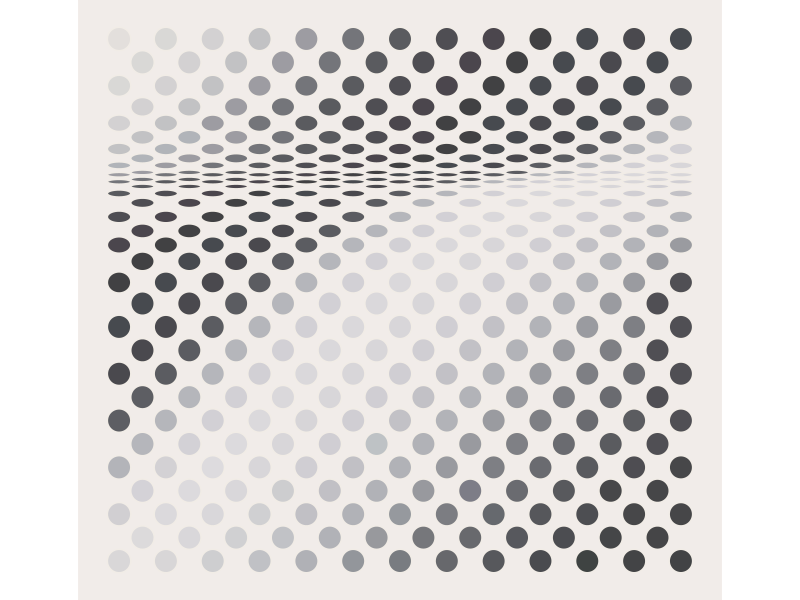

Write the R code that produced this figure.
library(ggplot2)
library(ggforce)

# https://www.tate.org.uk/art/artworks/riley-hesitate-t04132
# Bridget Riley
# Hesitate
# 2020

ggplot() +

  # even rows (when a = 1 for first 12 rows)
  # x: start with 0 and go to 48 by 4
  # y: start with 0 and goes to _ by 4
  geom_ellipse(aes(x0 = 0, y0 = 0, a = 1, b = 1, angle = pi),  fill = "#D9D7D8", color = "#F1ECE6") +
  geom_ellipse(aes(x0 = 4, y0 = 0, a = 1, b = 1, angle = pi),  fill = "#D8D6D7", color = "#F1ECE6") +
  geom_ellipse(aes(x0 = 8, y0 = 0, a = 1, b = 1, angle = pi),  fill = "#CECED0", color = "#F1ECE6") +
  geom_ellipse(aes(x0 = 12, y0 = 0, a = 1, b = 1, angle = pi), fill = "#C0C1C5", color = "#F1ECE6") +
  geom_ellipse(aes(x0 = 16, y0 = 0, a = 1, b = 1, angle = pi), fill = "#B0B1B6", color = "#F1ECE6") +
  geom_ellipse(aes(x0 = 20, y0 = 0, a = 1, b = 1, angle = pi), fill = "#93969B", color = "#F1ECE6") +
  geom_ellipse(aes(x0 = 24, y0 = 0, a = 1, b = 1, angle = pi), fill = "#797C81", color = "#F1ECE6") +
  geom_ellipse(aes(x0 = 28, y0 = 0, a = 1, b = 1, angle = pi), fill = "#67686C", color = "#F1ECE6") +
  geom_ellipse(aes(x0 = 32, y0 = 0, a = 1, b = 1, angle = pi), fill = "#57585C", color = "#F1ECE6") +
  geom_ellipse(aes(x0 = 36, y0 = 0, a = 1, b = 1, angle = pi), fill = "#4A4B4F", color = "#F1ECE6") +
  geom_ellipse(aes(x0 = 40, y0 = 0, a = 1, b = 1, angle = pi), fill = "#3F4342", color = "#F1ECE6") +
  geom_ellipse(aes(x0 = 44, y0 = 0, a = 1, b = 1, angle = pi), fill = "#434446", color = "#F1ECE6") +
  geom_ellipse(aes(x0 = 48, y0 = 0, a = 1, b = 1, angle = pi), fill = "#424345", color = "#F1ECE6") +

  # odd rows (when a = 1 for first 12 rows)
  # x: start with 2 and go to 48 by 4
  # y: start with 2 and goes to _ by 4
  geom_ellipse(aes(x0 = 2, y0 = 2, a = 1, b = 1, angle = pi),  fill = "#DCDADB", color = "#F1ECE6") +
  geom_ellipse(aes(x0 = 6, y0 = 2, a = 1, b = 1, angle = pi),  fill = "#D9D7DA", color = "#F1ECE6") +
  geom_ellipse(aes(x0 = 10, y0 = 2, a = 1, b = 1, angle = pi), fill = "#D0D0D2", color = "#F1ECE6") +
  geom_ellipse(aes(x0 = 14, y0 = 2, a = 1, b = 1, angle = pi), fill = "#C1C2C6", color = "#F1ECE6") +
  geom_ellipse(aes(x0 = 18, y0 = 2, a = 1, b = 1, angle = pi), fill = "#B1B2B7", color = "#F1ECE6") +
  geom_ellipse(aes(x0 = 22, y0 = 2, a = 1, b = 1, angle = pi), fill = "#98999D", color = "#F1ECE6") +
  geom_ellipse(aes(x0 = 26, y0 = 2, a = 1, b = 1, angle = pi), fill = "#76777B", color = "#F1ECE6") +
  geom_ellipse(aes(x0 = 30, y0 = 2, a = 1, b = 1, angle = pi), fill = "#68696D", color = "#F1ECE6") +
  geom_ellipse(aes(x0 = 34, y0 = 2, a = 1, b = 1, angle = pi), fill = "#57585D", color = "#F1ECE6") +
  geom_ellipse(aes(x0 = 38, y0 = 2, a = 1, b = 1, angle = pi), fill = "#4C4D51", color = "#F1ECE6") +
  geom_ellipse(aes(x0 = 42, y0 = 2, a = 1, b = 1, angle = pi), fill = "#454648", color = "#F1ECE6") +
  geom_ellipse(aes(x0 = 46, y0 = 2, a = 1, b = 1, angle = pi), fill = "#454547", color = "#F1ECE6") +

  geom_ellipse(aes(x0 = 0, y0 = 4, a = 1, b = 1,  angle = pi), fill = "#D1CFD2", color = "#F1ECE6") +
  geom_ellipse(aes(x0 = 4, y0 = 4, a = 1, b = 1,  angle = pi), fill = "#DBD9DC", color = "#F1ECE6") +
  geom_ellipse(aes(x0 = 8, y0 = 4, a = 1, b = 1,  angle = pi), fill = "#D9D7DA", color = "#F1ECE6") +
  geom_ellipse(aes(x0 = 12, y0 = 4, a = 1, b = 1, angle = pi), fill = "#D0D0D2", color = "#F1ECE6") +
  geom_ellipse(aes(x0 = 16, y0 = 4, a = 1, b = 1, angle = pi), fill = "#C1C0C5", color = "#F1ECE6") +
  geom_ellipse(aes(x0 = 20, y0 = 4, a = 1, b = 1, angle = pi), fill = "#B1B2B7", color = "#F1ECE6") +
  geom_ellipse(aes(x0 = 24, y0 = 4, a = 1, b = 1, angle = pi), fill = "#96999E", color = "#F1ECE6") +
  geom_ellipse(aes(x0 = 28, y0 = 4, a = 1, b = 1, angle = pi), fill = "#7C7D82", color = "#F1ECE6") +
  geom_ellipse(aes(x0 = 32, y0 = 4, a = 1, b = 1, angle = pi), fill = "#66696E", color = "#F1ECE6") +
  geom_ellipse(aes(x0 = 36, y0 = 4, a = 1, b = 1, angle = pi), fill = "#56575B", color = "#F1ECE6") +
  geom_ellipse(aes(x0 = 40, y0 = 4, a = 1, b = 1, angle = pi), fill = "#4D4E52", color = "#F1ECE6") +
  geom_ellipse(aes(x0 = 44, y0 = 4, a = 1, b = 1, angle = pi), fill = "#474749", color = "#F1ECE6") +
  geom_ellipse(aes(x0 = 48, y0 = 4, a = 1, b = 1, angle = pi), fill = "#464648", color = "#F1ECE6") +

  geom_ellipse(aes(x0 = 2, y0 = 6, a = 1, b = 1,  angle = pi), fill = "#D4D2D7", color = "#F1ECE6") +
  geom_ellipse(aes(x0 = 6, y0 = 6, a = 1, b = 1,  angle = pi), fill = "#DCDADD", color = "#F1ECE6") +
  geom_ellipse(aes(x0 = 10, y0 = 6, a = 1, b = 1, angle = pi), fill = "#D9D7DA", color = "#F1ECE6") +
  geom_ellipse(aes(x0 = 14, y0 = 6, a = 1, b = 1, angle = pi), fill = "#CDCDCF", color = "#F1ECE6") +
  geom_ellipse(aes(x0 = 18, y0 = 6, a = 1, b = 1, angle = pi), fill = "#C1C0C5", color = "#F1ECE6") +
  geom_ellipse(aes(x0 = 22, y0 = 6, a = 1, b = 1, angle = pi), fill = "#B1B2B7", color = "#F1ECE6") +
  geom_ellipse(aes(x0 = 26, y0 = 6, a = 1, b = 1, angle = pi), fill = "#98999E", color = "#F1ECE6") +
  geom_ellipse(aes(x0 = 30, y0 = 6, a = 1, b = 1, angle = pi), fill = "#7D7D87", color = "#F1ECE6") +
  geom_ellipse(aes(x0 = 34, y0 = 6, a = 1, b = 1, angle = pi), fill = "#6A6B70", color = "#F1ECE6") +
  geom_ellipse(aes(x0 = 38, y0 = 6, a = 1, b = 1, angle = pi), fill = "#58595D", color = "#F1ECE6") +
  geom_ellipse(aes(x0 = 42, y0 = 6, a = 1, b = 1, angle = pi), fill = "#474749", color = "#F1ECE6") +
  geom_ellipse(aes(x0 = 46, y0 = 6, a = 1, b = 1, angle = pi), fill = "#464648", color = "#F1ECE6") + 

  geom_ellipse(aes(x0 = 0,  y0 = 8, a = 1, b = 1, angle = pi), fill = "#B3B4B9", color = "#F1ECE6") +
  geom_ellipse(aes(x0 = 4,  y0 = 8, a = 1, b = 1, angle = pi), fill = "#D3D1D4", color = "#F1ECE6") +
  geom_ellipse(aes(x0 = 8,  y0 = 8, a = 1, b = 1, angle = pi), fill = "#DDDBDE", color = "#F1ECE6") +
  geom_ellipse(aes(x0 = 12, y0 = 8, a = 1, b = 1, angle = pi), fill = "#D8D6D9", color = "#F1ECE6") +
  geom_ellipse(aes(x0 = 16, y0 = 8, a = 1, b = 1, angle = pi), fill = "#D0CED3", color = "#F1ECE6") +
  geom_ellipse(aes(x0 = 20, y0 = 8, a = 1, b = 1, angle = pi), fill = "#C1C0C5", color = "#F1ECE6") +
  geom_ellipse(aes(x0 = 24, y0 = 8, a = 1, b = 1, angle = pi), fill = "#B1B2B7", color = "#F1ECE6") +
  geom_ellipse(aes(x0 = 28, y0 = 8, a = 1, b = 1, angle = pi), fill = "#999A9F", color = "#F1ECE6") +
  geom_ellipse(aes(x0 = 32, y0 = 8, a = 1, b = 1, angle = pi), fill = "#7E7F84", color = "#F1ECE6") +
  geom_ellipse(aes(x0 = 36, y0 = 8, a = 1, b = 1, angle = pi), fill = "#6A6B70", color = "#F1ECE6") +
  geom_ellipse(aes(x0 = 40, y0 = 8, a = 1, b = 1, angle = pi), fill = "#595A5E", color = "#F1ECE6") +
  geom_ellipse(aes(x0 = 44, y0 = 8, a = 1, b = 1, angle = pi), fill = "#4E4D52", color = "#F1ECE6") +
  geom_ellipse(aes(x0 = 48, y0 = 8, a = 1, b = 1, angle = pi), fill = "#474749", color = "#F1ECE6") +

  geom_ellipse(aes(x0 = 2,  y0 = 10, a = 1, b = 1, angle = pi), fill = "#B5B6BB", color = "#F1ECE6") +
  geom_ellipse(aes(x0 = 6,  y0 = 10, a = 1, b = 1, angle = pi), fill = "#D3D1D6", color = "#F1ECE6") +
  geom_ellipse(aes(x0 = 10, y0 = 10, a = 1, b = 1, angle = pi), fill = "#DCDADD", color = "#F1ECE6") +
  geom_ellipse(aes(x0 = 14, y0 = 10, a = 1, b = 1, angle = pi), fill = "#D8D6D9", color = "#F1ECE6") +
  geom_ellipse(aes(x0 = 18, y0 = 10, a = 1, b = 1, angle = pi), fill = "#D0CED3", color = "#F1ECE6") +
  geom_ellipse(aes(x0 = 22, y0 = 10, a = 1, b = 1, angle = pi), fill = "#BEC2C5", color = "#F1ECE6") +
  geom_ellipse(aes(x0 = 26, y0 = 10, a = 1, b = 1, angle = pi), fill = "#B1B2B7", color = "#F1ECE6") +
  geom_ellipse(aes(x0 = 30, y0 = 10, a = 1, b = 1, angle = pi), fill = "#999A9F", color = "#F1ECE6") +
  geom_ellipse(aes(x0 = 34, y0 = 10, a = 1, b = 1, angle = pi), fill = "#7F8085", color = "#F1ECE6") +
  geom_ellipse(aes(x0 = 38, y0 = 10, a = 1, b = 1, angle = pi), fill = "#6A6B70", color = "#F1ECE6") +
  geom_ellipse(aes(x0 = 42, y0 = 10, a = 1, b = 1, angle = pi), fill = "#5A5B5F", color = "#F1ECE6") +
  geom_ellipse(aes(x0 = 46, y0 = 10, a = 1, b = 1, angle = pi), fill = "#504F54", color = "#F1ECE6") +

  geom_ellipse(aes(x0 = 0,  y0 = 12, a = 1, b = 1, angle = pi), fill = "#5D5E63", color = "#F1ECE6") +
  geom_ellipse(aes(x0 = 4,  y0 = 12, a = 1, b = 1, angle = pi), fill = "#B5B6BB", color = "#F1ECE6") +
  geom_ellipse(aes(x0 = 8,  y0 = 12, a = 1, b = 1, angle = pi), fill = "#D2D0D5", color = "#F1ECE6") +
  geom_ellipse(aes(x0 = 12, y0 = 12, a = 1, b = 1, angle = pi), fill = "#DBD9DC", color = "#F1ECE6") +
  geom_ellipse(aes(x0 = 16, y0 = 12, a = 1, b = 1, angle = pi), fill = "#D7D5D8", color = "#F1ECE6") +
  geom_ellipse(aes(x0 = 20, y0 = 12, a = 1, b = 1, angle = pi), fill = "#D0CED3", color = "#F1ECE6") +
  geom_ellipse(aes(x0 = 24, y0 = 12, a = 1, b = 1, angle = pi), fill = "#C2C1C6", color = "#F1ECE6") +
  geom_ellipse(aes(x0 = 28, y0 = 12, a = 1, b = 1, angle = pi), fill = "#B2B3B8", color = "#F1ECE6") +
  geom_ellipse(aes(x0 = 32, y0 = 12, a = 1, b = 1, angle = pi), fill = "#9A9BA0", color = "#F1ECE6") +
  geom_ellipse(aes(x0 = 36, y0 = 12, a = 1, b = 1, angle = pi), fill = "#7E7F84", color = "#F1ECE6") +
  geom_ellipse(aes(x0 = 40, y0 = 12, a = 1, b = 1, angle = pi), fill = "#6A6B70", color = "#F1ECE6") +
  geom_ellipse(aes(x0 = 44, y0 = 12, a = 1, b = 1, angle = pi), fill = "#5B5C60", color = "#F1ECE6") +
  geom_ellipse(aes(x0 = 48, y0 = 12, a = 1, b = 1, angle = pi), fill = "#504F54", color = "#F1ECE6") +

  geom_ellipse(aes(x0 = 2,  y0 = 14, a = 1, b = 1, angle = pi), fill = "#5D5E63", color = "#F1ECE6") +
  geom_ellipse(aes(x0 = 6,  y0 = 14, a = 1, b = 1, angle = pi), fill = "#B5B6BB", color = "#F1ECE6") +
  geom_ellipse(aes(x0 = 10, y0 = 14, a = 1, b = 1, angle = pi), fill = "#D2D0D5", color = "#F1ECE6") +
  geom_ellipse(aes(x0 = 14, y0 = 14, a = 1, b = 1, angle = pi), fill = "#DAD8DB", color = "#F1ECE6") +
  geom_ellipse(aes(x0 = 18, y0 = 14, a = 1, b = 1, angle = pi), fill = "#D8D6D9", color = "#F1ECE6") +
  geom_ellipse(aes(x0 = 22, y0 = 14, a = 1, b = 1, angle = pi), fill = "#D0CED3", color = "#F1ECE6") +
  geom_ellipse(aes(x0 = 26, y0 = 14, a = 1, b = 1, angle = pi), fill = "#C2C1C6", color = "#F1ECE6") +
  geom_ellipse(aes(x0 = 30, y0 = 14, a = 1, b = 1, angle = pi), fill = "#B2B3B8", color = "#F1ECE6") +
  geom_ellipse(aes(x0 = 34, y0 = 14, a = 1, b = 1, angle = pi), fill = "#9A9BA0", color = "#F1ECE6") +
  geom_ellipse(aes(x0 = 38, y0 = 14, a = 1, b = 1, angle = pi), fill = "#7E7F84", color = "#F1ECE6") +
  geom_ellipse(aes(x0 = 42, y0 = 14, a = 1, b = 1, angle = pi), fill = "#6A6B70", color = "#F1ECE6") +
  geom_ellipse(aes(x0 = 46, y0 = 14, a = 1, b = 1, angle = pi), fill = "#504F54", color = "#F1ECE6") +

  geom_ellipse(aes(x0 = 0,  y0 = 16, a = 1, b = 1, angle = pi), fill = "#4A494E", color = "#F1ECE6") +
  geom_ellipse(aes(x0 = 4,  y0 = 16, a = 1, b = 1, angle = pi), fill = "#5B5C61", color = "#F1ECE6") +
  geom_ellipse(aes(x0 = 8,  y0 = 16, a = 1, b = 1, angle = pi), fill = "#B5B6BB", color = "#F1ECE6") +
  geom_ellipse(aes(x0 = 12, y0 = 16, a = 1, b = 1, angle = pi), fill = "#D2D0D5", color = "#F1ECE6") +
  geom_ellipse(aes(x0 = 16, y0 = 16, a = 1, b = 1, angle = pi), fill = "#DAD8DB", color = "#F1ECE6") +
  geom_ellipse(aes(x0 = 20, y0 = 16, a = 1, b = 1, angle = pi), fill = "#D8D6D9", color = "#F1ECE6") +
  geom_ellipse(aes(x0 = 24, y0 = 16, a = 1, b = 1, angle = pi), fill = "#D0CED3", color = "#F1ECE6") +
  geom_ellipse(aes(x0 = 28, y0 = 16, a = 1, b = 1, angle = pi), fill = "#C2C1C6", color = "#F1ECE6") +
  geom_ellipse(aes(x0 = 32, y0 = 16, a = 1, b = 1, angle = pi), fill = "#B2B3B8", color = "#F1ECE6") +
  geom_ellipse(aes(x0 = 36, y0 = 16, a = 1, b = 1, angle = pi), fill = "#9A9BA0", color = "#F1ECE6") +
  geom_ellipse(aes(x0 = 40, y0 = 16, a = 1, b = 1, angle = pi), fill = "#7E7F84", color = "#F1ECE6") +
  geom_ellipse(aes(x0 = 44, y0 = 16, a = 1, b = 1, angle = pi), fill = "#6A6B70", color = "#F1ECE6") +
  geom_ellipse(aes(x0 = 48, y0 = 16, a = 1, b = 1, angle = pi), fill = "#504F54", color = "#F1ECE6") +

  geom_ellipse(aes(x0 = 2,  y0 = 18, a = 1, b = 1, angle = pi), fill = "#4A494E", color = "#F1ECE6") +
  geom_ellipse(aes(x0 = 6,  y0 = 18, a = 1, b = 1, angle = pi), fill = "#5B5C61", color = "#F1ECE6") +
  geom_ellipse(aes(x0 = 10, y0 = 18, a = 1, b = 1, angle = pi), fill = "#B5B6BB", color = "#F1ECE6") +
  geom_ellipse(aes(x0 = 14, y0 = 18, a = 1, b = 1, angle = pi), fill = "#D2D0D5", color = "#F1ECE6") +
  geom_ellipse(aes(x0 = 18, y0 = 18, a = 1, b = 1, angle = pi), fill = "#DAD8DB", color = "#F1ECE6") +
  geom_ellipse(aes(x0 = 22, y0 = 18, a = 1, b = 1, angle = pi), fill = "#D8D6D9", color = "#F1ECE6") +
  geom_ellipse(aes(x0 = 26, y0 = 18, a = 1, b = 1, angle = pi), fill = "#D0CED3", color = "#F1ECE6") +
  geom_ellipse(aes(x0 = 30, y0 = 18, a = 1, b = 1, angle = pi), fill = "#C2C1C6", color = "#F1ECE6") +
  geom_ellipse(aes(x0 = 34, y0 = 18, a = 1, b = 1, angle = pi), fill = "#B2B3B8", color = "#F1ECE6") +
  geom_ellipse(aes(x0 = 38, y0 = 18, a = 1, b = 1, angle = pi), fill = "#9A9BA0", color = "#F1ECE6") +
  geom_ellipse(aes(x0 = 42, y0 = 18, a = 1, b = 1, angle = pi), fill = "#7E7F84", color = "#F1ECE6") +
  geom_ellipse(aes(x0 = 46, y0 = 18, a = 1, b = 1, angle = pi), fill = "#504F54", color = "#F1ECE6") +

  geom_ellipse(aes(x0 = 0,  y0 = 20, a = 1, b = 1, angle = pi), fill = "#474A4F", color = "#F1ECE6") +
  geom_ellipse(aes(x0 = 4,  y0 = 20, a = 1, b = 1, angle = pi), fill = "#4A494E", color = "#F1ECE6") +
  geom_ellipse(aes(x0 = 8,  y0 = 20, a = 1, b = 1, angle = pi), fill = "#5B5C61", color = "#F1ECE6") +
  geom_ellipse(aes(x0 = 12, y0 = 20, a = 1, b = 1, angle = pi), fill = "#B5B6BB", color = "#F1ECE6") +
  geom_ellipse(aes(x0 = 16, y0 = 20, a = 1, b = 1, angle = pi), fill = "#D2D0D5", color = "#F1ECE6") +
  geom_ellipse(aes(x0 = 20, y0 = 20, a = 1, b = 1, angle = pi), fill = "#DAD8DB", color = "#F1ECE6") +
  geom_ellipse(aes(x0 = 24, y0 = 20, a = 1, b = 1, angle = pi), fill = "#D8D6D9", color = "#F1ECE6") +
  geom_ellipse(aes(x0 = 28, y0 = 20, a = 1, b = 1, angle = pi), fill = "#D0CED3", color = "#F1ECE6") +
  geom_ellipse(aes(x0 = 32, y0 = 20, a = 1, b = 1, angle = pi), fill = "#C2C1C6", color = "#F1ECE6") +
  geom_ellipse(aes(x0 = 36, y0 = 20, a = 1, b = 1, angle = pi), fill = "#B2B3B8", color = "#F1ECE6") +
  geom_ellipse(aes(x0 = 40, y0 = 20, a = 1, b = 1, angle = pi), fill = "#9A9BA0", color = "#F1ECE6") +
  geom_ellipse(aes(x0 = 44, y0 = 20, a = 1, b = 1, angle = pi), fill = "#7E7F84", color = "#F1ECE6") +
  geom_ellipse(aes(x0 = 48, y0 = 20, a = 1, b = 1, angle = pi), fill = "#504F54", color = "#F1ECE6") +

  geom_ellipse(aes(x0 = 2,  y0 = 22, a = 1, b = 1, angle = pi), fill = "#474A4F", color = "#F1ECE6") +
  geom_ellipse(aes(x0 = 6,  y0 = 22, a = 1, b = 1, angle = pi), fill = "#4A494E", color = "#F1ECE6") +
  geom_ellipse(aes(x0 = 10, y0 = 22, a = 1, b = 1, angle = pi), fill = "#5B5C61", color = "#F1ECE6") +
  geom_ellipse(aes(x0 = 14, y0 = 22, a = 1, b = 1, angle = pi), fill = "#B5B6BB", color = "#F1ECE6") +
  geom_ellipse(aes(x0 = 18, y0 = 22, a = 1, b = 1, angle = pi), fill = "#D2D0D5", color = "#F1ECE6") +
  geom_ellipse(aes(x0 = 22, y0 = 22, a = 1, b = 1, angle = pi), fill = "#DAD8DB", color = "#F1ECE6") +
  geom_ellipse(aes(x0 = 26, y0 = 22, a = 1, b = 1, angle = pi), fill = "#D8D6D9", color = "#F1ECE6") +
  geom_ellipse(aes(x0 = 30, y0 = 22, a = 1, b = 1, angle = pi), fill = "#D0CED3", color = "#F1ECE6") +
  geom_ellipse(aes(x0 = 34, y0 = 22, a = 1, b = 1, angle = pi), fill = "#C2C1C6", color = "#F1ECE6") +
  geom_ellipse(aes(x0 = 38, y0 = 22, a = 1, b = 1, angle = pi), fill = "#B2B3B8", color = "#F1ECE6") +
  geom_ellipse(aes(x0 = 42, y0 = 22, a = 1, b = 1, angle = pi), fill = "#9A9BA0", color = "#F1ECE6") +
  geom_ellipse(aes(x0 = 46, y0 = 22, a = 1, b = 1, angle = pi), fill = "#504F54", color = "#F1ECE6") +

  geom_ellipse(aes(x0 = 0,  y0 = 23.8, a = 1, b = 0.9, angle = pi), fill = "#414143", color = "#F1ECE6") +
  geom_ellipse(aes(x0 = 4,  y0 = 23.8, a = 1, b = 0.9, angle = pi), fill = "#474A4F", color = "#F1ECE6") +
  geom_ellipse(aes(x0 = 8,  y0 = 23.8, a = 1, b = 0.9, angle = pi), fill = "#4A494E", color = "#F1ECE6") +
  geom_ellipse(aes(x0 = 12, y0 = 23.8, a = 1, b = 0.9, angle = pi), fill = "#5B5C61", color = "#F1ECE6") +
  geom_ellipse(aes(x0 = 16, y0 = 23.8, a = 1, b = 0.9, angle = pi), fill = "#B5B6BB", color = "#F1ECE6") +
  geom_ellipse(aes(x0 = 20, y0 = 23.8, a = 1, b = 0.9, angle = pi), fill = "#D2D0D5", color = "#F1ECE6") +
  geom_ellipse(aes(x0 = 24, y0 = 23.8, a = 1, b = 0.9, angle = pi), fill = "#DAD8DB", color = "#F1ECE6") +
  geom_ellipse(aes(x0 = 28, y0 = 23.8, a = 1, b = 0.9, angle = pi), fill = "#D8D6D9", color = "#F1ECE6") +
  geom_ellipse(aes(x0 = 32, y0 = 23.8, a = 1, b = 0.9, angle = pi), fill = "#D0CED3", color = "#F1ECE6") +
  geom_ellipse(aes(x0 = 36, y0 = 23.8, a = 1, b = 0.9, angle = pi), fill = "#C2C1C6", color = "#F1ECE6") +
  geom_ellipse(aes(x0 = 40, y0 = 23.8, a = 1, b = 0.9, angle = pi), fill = "#B2B3B8", color = "#F1ECE6") +
  geom_ellipse(aes(x0 = 44, y0 = 23.8, a = 1, b = 0.9, angle = pi), fill = "#9A9BA0", color = "#F1ECE6") +
  geom_ellipse(aes(x0 = 48, y0 = 23.8, a = 1, b = 0.9, angle = pi), fill = "#504F54", color = "#F1ECE6") +

  geom_ellipse(aes(x0 = 2,  y0 = 25.6, a = 1, b = 0.8, angle = pi), fill = "#414143", color = "#F1ECE6") +
  geom_ellipse(aes(x0 = 6,  y0 = 25.6, a = 1, b = 0.8, angle = pi), fill = "#474A4F", color = "#F1ECE6") +
  geom_ellipse(aes(x0 = 10, y0 = 25.6, a = 1, b = 0.8, angle = pi), fill = "#4A494E", color = "#F1ECE6") +
  geom_ellipse(aes(x0 = 14, y0 = 25.6, a = 1, b = 0.8, angle = pi), fill = "#5B5C61", color = "#F1ECE6") +
  geom_ellipse(aes(x0 = 18, y0 = 25.6, a = 1, b = 0.8, angle = pi), fill = "#B5B6BB", color = "#F1ECE6") +
  geom_ellipse(aes(x0 = 22, y0 = 25.6, a = 1, b = 0.8, angle = pi), fill = "#D2D0D5", color = "#F1ECE6") +
  geom_ellipse(aes(x0 = 26, y0 = 25.6, a = 1, b = 0.8, angle = pi), fill = "#DAD8DB", color = "#F1ECE6") +
  geom_ellipse(aes(x0 = 30, y0 = 25.6, a = 1, b = 0.8, angle = pi), fill = "#D8D6D9", color = "#F1ECE6") +
  geom_ellipse(aes(x0 = 34, y0 = 25.6, a = 1, b = 0.8, angle = pi), fill = "#D0CED3", color = "#F1ECE6") +
  geom_ellipse(aes(x0 = 38, y0 = 25.6, a = 1, b = 0.8, angle = pi), fill = "#C2C1C6", color = "#F1ECE6") +
  geom_ellipse(aes(x0 = 42, y0 = 25.6, a = 1, b = 0.8, angle = pi), fill = "#B2B3B8", color = "#F1ECE6") +
  geom_ellipse(aes(x0 = 46, y0 = 25.6, a = 1, b = 0.8, angle = pi), fill = "#9A9BA0", color = "#F1ECE6") +

  geom_ellipse(aes(x0 = 0,  y0 = 27, a = 1, b = 0.7, angle = pi), fill = "#4B464D", color = "#F1ECE6") +
  geom_ellipse(aes(x0 = 4,  y0 = 27, a = 1, b = 0.7, angle = pi), fill = "#414143", color = "#F1ECE6") +
  geom_ellipse(aes(x0 = 8,  y0 = 27, a = 1, b = 0.7, angle = pi), fill = "#474A4F", color = "#F1ECE6") +
  geom_ellipse(aes(x0 = 12, y0 = 27, a = 1, b = 0.7, angle = pi), fill = "#4A494E", color = "#F1ECE6") +
  geom_ellipse(aes(x0 = 16, y0 = 27, a = 1, b = 0.7, angle = pi), fill = "#5B5C61", color = "#F1ECE6") +
  geom_ellipse(aes(x0 = 20, y0 = 27, a = 1, b = 0.7, angle = pi), fill = "#B5B6BB", color = "#F1ECE6") +
  geom_ellipse(aes(x0 = 24, y0 = 27, a = 1, b = 0.7, angle = pi), fill = "#D2D0D5", color = "#F1ECE6") +
  geom_ellipse(aes(x0 = 28, y0 = 27, a = 1, b = 0.7, angle = pi), fill = "#DAD8DB", color = "#F1ECE6") +
  geom_ellipse(aes(x0 = 32, y0 = 27, a = 1, b = 0.7, angle = pi), fill = "#D8D6D9", color = "#F1ECE6") +
  geom_ellipse(aes(x0 = 36, y0 = 27, a = 1, b = 0.7, angle = pi), fill = "#D0CED3", color = "#F1ECE6") +
  geom_ellipse(aes(x0 = 40, y0 = 27, a = 1, b = 0.7, angle = pi), fill = "#C2C1C6", color = "#F1ECE6") +
  geom_ellipse(aes(x0 = 44, y0 = 27, a = 1, b = 0.7, angle = pi), fill = "#B2B3B8", color = "#F1ECE6") +
  geom_ellipse(aes(x0 = 48, y0 = 27, a = 1, b = 0.7, angle = pi), fill = "#9A9BA0", color = "#F1ECE6") +

  geom_ellipse(aes(x0 = 2,  y0 = 28.2, a = 1, b = 0.6, angle = pi), fill = "#4B464D", color = "#F1ECE6") +
  geom_ellipse(aes(x0 = 6,  y0 = 28.2, a = 1, b = 0.6, angle = pi), fill = "#414143", color = "#F1ECE6") +
  geom_ellipse(aes(x0 = 10, y0 = 28.2, a = 1, b = 0.6, angle = pi), fill = "#474A4F", color = "#F1ECE6") +
  geom_ellipse(aes(x0 = 14, y0 = 28.2, a = 1, b = 0.6, angle = pi), fill = "#4A494E", color = "#F1ECE6") +
  geom_ellipse(aes(x0 = 18, y0 = 28.2, a = 1, b = 0.6, angle = pi), fill = "#5B5C61", color = "#F1ECE6") +
  geom_ellipse(aes(x0 = 22, y0 = 28.2, a = 1, b = 0.6, angle = pi), fill = "#B5B6BB", color = "#F1ECE6") +
  geom_ellipse(aes(x0 = 26, y0 = 28.2, a = 1, b = 0.6, angle = pi), fill = "#D2D0D5", color = "#F1ECE6") +
  geom_ellipse(aes(x0 = 30, y0 = 28.2, a = 1, b = 0.6, angle = pi), fill = "#DAD8DB", color = "#F1ECE6") +
  geom_ellipse(aes(x0 = 34, y0 = 28.2, a = 1, b = 0.6, angle = pi), fill = "#D8D6D9", color = "#F1ECE6") +
  geom_ellipse(aes(x0 = 38, y0 = 28.2, a = 1, b = 0.6, angle = pi), fill = "#D0CED3", color = "#F1ECE6") +
  geom_ellipse(aes(x0 = 42, y0 = 28.2, a = 1, b = 0.6, angle = pi), fill = "#C2C1C6", color = "#F1ECE6") +
  geom_ellipse(aes(x0 = 46, y0 = 28.2, a = 1, b = 0.6, angle = pi), fill = "#B2B3B8", color = "#F1ECE6") +

  geom_ellipse(aes(x0 = 0,  y0 = 29.4, a = 1, b = 0.5, angle = pi), fill = "#4F4E53", color = "#F1ECE6") +
  geom_ellipse(aes(x0 = 4,  y0 = 29.4, a = 1, b = 0.5, angle = pi), fill = "#4B464D", color = "#F1ECE6") +
  geom_ellipse(aes(x0 = 8,  y0 = 29.4, a = 1, b = 0.5, angle = pi), fill = "#414143", color = "#F1ECE6") +
  geom_ellipse(aes(x0 = 12, y0 = 29.4, a = 1, b = 0.5, angle = pi), fill = "#474A4F", color = "#F1ECE6") +
  geom_ellipse(aes(x0 = 16, y0 = 29.4, a = 1, b = 0.5, angle = pi), fill = "#4A494E", color = "#F1ECE6") +
  geom_ellipse(aes(x0 = 20, y0 = 29.4, a = 1, b = 0.5, angle = pi), fill = "#5B5C61", color = "#F1ECE6") +
  geom_ellipse(aes(x0 = 24, y0 = 29.4, a = 1, b = 0.5, angle = pi), fill = "#B5B6BB", color = "#F1ECE6") +
  geom_ellipse(aes(x0 = 28, y0 = 29.4, a = 1, b = 0.5, angle = pi), fill = "#D2D0D5", color = "#F1ECE6") +
  geom_ellipse(aes(x0 = 32, y0 = 29.4, a = 1, b = 0.5, angle = pi), fill = "#DAD8DB", color = "#F1ECE6") +
  geom_ellipse(aes(x0 = 36, y0 = 29.4, a = 1, b = 0.5, angle = pi), fill = "#D8D6D9", color = "#F1ECE6") +
  geom_ellipse(aes(x0 = 40, y0 = 29.4, a = 1, b = 0.5, angle = pi), fill = "#D0CED3", color = "#F1ECE6") +
  geom_ellipse(aes(x0 = 44, y0 = 29.4, a = 1, b = 0.5, angle = pi), fill = "#C2C1C6", color = "#F1ECE6") +
  geom_ellipse(aes(x0 = 48, y0 = 29.4, a = 1, b = 0.5, angle = pi), fill = "#B2B3B8", color = "#F1ECE6") +

  geom_ellipse(aes(x0 = 2,  y0 = 30.6, a = 1, b = 0.4, angle = pi), fill = "#4F4E53", color = "#F1ECE6") +
  geom_ellipse(aes(x0 = 6,  y0 = 30.6, a = 1, b = 0.4, angle = pi), fill = "#4B464D", color = "#F1ECE6") +
  geom_ellipse(aes(x0 = 10, y0 = 30.6, a = 1, b = 0.4, angle = pi), fill = "#414143", color = "#F1ECE6") +
  geom_ellipse(aes(x0 = 14, y0 = 30.6, a = 1, b = 0.4, angle = pi), fill = "#474A4F", color = "#F1ECE6") +
  geom_ellipse(aes(x0 = 18, y0 = 30.6, a = 1, b = 0.4, angle = pi), fill = "#4A494E", color = "#F1ECE6") +
  geom_ellipse(aes(x0 = 22, y0 = 30.6, a = 1, b = 0.4, angle = pi), fill = "#5B5C61", color = "#F1ECE6") +
  geom_ellipse(aes(x0 = 26, y0 = 30.6, a = 1, b = 0.4, angle = pi), fill = "#B5B6BB", color = "#F1ECE6") +
  geom_ellipse(aes(x0 = 30, y0 = 30.6, a = 1, b = 0.4, angle = pi), fill = "#D2D0D5", color = "#F1ECE6") +
  geom_ellipse(aes(x0 = 34, y0 = 30.6, a = 1, b = 0.4, angle = pi), fill = "#DAD8DB", color = "#F1ECE6") +
  geom_ellipse(aes(x0 = 38, y0 = 30.6, a = 1, b = 0.4, angle = pi), fill = "#D8D6D9", color = "#F1ECE6") +
  geom_ellipse(aes(x0 = 42, y0 = 30.6, a = 1, b = 0.4, angle = pi), fill = "#D0CED3", color = "#F1ECE6") +
  geom_ellipse(aes(x0 = 46, y0 = 30.6, a = 1, b = 0.4, angle = pi), fill = "#C2C1C6", color = "#F1ECE6") +
  
  geom_ellipse(aes(x0 = 0,  y0 = 31.4, a = 1, b = 0.3, angle = pi), fill = "#5A5B5F", color = "#F1ECE6") +
  geom_ellipse(aes(x0 = 4,  y0 = 31.4, a = 1, b = 0.3, angle = pi), fill = "#4F4E53", color = "#F1ECE6") +
  geom_ellipse(aes(x0 = 8,  y0 = 31.4, a = 1, b = 0.3, angle = pi), fill = "#4B464D", color = "#F1ECE6") +
  geom_ellipse(aes(x0 = 12, y0 = 31.4, a = 1, b = 0.3, angle = pi), fill = "#414143", color = "#F1ECE6") +
  geom_ellipse(aes(x0 = 16, y0 = 31.4, a = 1, b = 0.3, angle = pi), fill = "#474A4F", color = "#F1ECE6") +
  geom_ellipse(aes(x0 = 20, y0 = 31.4, a = 1, b = 0.3, angle = pi), fill = "#4A494E", color = "#F1ECE6") +
  geom_ellipse(aes(x0 = 24, y0 = 31.4, a = 1, b = 0.3, angle = pi), fill = "#5B5C61", color = "#F1ECE6") +
  geom_ellipse(aes(x0 = 28, y0 = 31.4, a = 1, b = 0.3, angle = pi), fill = "#B5B6BB", color = "#F1ECE6") +
  geom_ellipse(aes(x0 = 32, y0 = 31.4, a = 1, b = 0.3, angle = pi), fill = "#D2D0D5", color = "#F1ECE6") +
  geom_ellipse(aes(x0 = 36, y0 = 31.4, a = 1, b = 0.3, angle = pi), fill = "#DAD8DB", color = "#F1ECE6") +
  geom_ellipse(aes(x0 = 40, y0 = 31.4, a = 1, b = 0.3, angle = pi), fill = "#D8D6D9", color = "#F1ECE6") +
  geom_ellipse(aes(x0 = 44, y0 = 31.4, a = 1, b = 0.3, angle = pi), fill = "#D0CED3", color = "#F1ECE6") +
  geom_ellipse(aes(x0 = 48, y0 = 31.4, a = 1, b = 0.3, angle = pi), fill = "#C2C1C6", color = "#F1ECE6") +

  geom_ellipse(aes(x0 = 2,  y0 = 32, a = 1, b = 0.2, angle = pi), fill = "#5A5B5F", color = "#F1ECE6") +
  geom_ellipse(aes(x0 = 6,  y0 = 32, a = 1, b = 0.2, angle = pi), fill = "#4F4E53", color = "#F1ECE6") +
  geom_ellipse(aes(x0 = 10, y0 = 32, a = 1, b = 0.2, angle = pi), fill = "#4B464D", color = "#F1ECE6") +
  geom_ellipse(aes(x0 = 14, y0 = 32, a = 1, b = 0.2, angle = pi), fill = "#414143", color = "#F1ECE6") +
  geom_ellipse(aes(x0 = 18, y0 = 32, a = 1, b = 0.2, angle = pi), fill = "#474A4F", color = "#F1ECE6") +
  geom_ellipse(aes(x0 = 22, y0 = 32, a = 1, b = 0.2, angle = pi), fill = "#4A494E", color = "#F1ECE6") +
  geom_ellipse(aes(x0 = 26, y0 = 32, a = 1, b = 0.2, angle = pi), fill = "#5B5C61", color = "#F1ECE6") +
  geom_ellipse(aes(x0 = 30, y0 = 32, a = 1, b = 0.2, angle = pi), fill = "#B5B6BB", color = "#F1ECE6") +
  geom_ellipse(aes(x0 = 34, y0 = 32, a = 1, b = 0.2, angle = pi), fill = "#D2D0D5", color = "#F1ECE6") +
  geom_ellipse(aes(x0 = 38, y0 = 32, a = 1, b = 0.2, angle = pi), fill = "#DAD8DB", color = "#F1ECE6") +
  geom_ellipse(aes(x0 = 42, y0 = 32, a = 1, b = 0.2, angle = pi), fill = "#D8D6D9", color = "#F1ECE6") +
  geom_ellipse(aes(x0 = 46, y0 = 32, a = 1, b = 0.2, angle = pi), fill = "#D0CED3", color = "#F1ECE6") +

  
  geom_ellipse(aes(x0 = 0,  y0 = 32.4, a = 1, b = 0.2, angle = pi), fill = "#74757A", color = "#F1ECE6") +
  geom_ellipse(aes(x0 = 4,  y0 = 32.4, a = 1, b = 0.2, angle = pi), fill = "#5A5B5F", color = "#F1ECE6") +
  geom_ellipse(aes(x0 = 8,  y0 = 32.4, a = 1, b = 0.2, angle = pi), fill = "#4F4E53", color = "#F1ECE6") +
  geom_ellipse(aes(x0 = 12, y0 = 32.4, a = 1, b = 0.2, angle = pi), fill = "#4B464D", color = "#F1ECE6") +
  geom_ellipse(aes(x0 = 16, y0 = 32.4, a = 1, b = 0.2, angle = pi), fill = "#414143", color = "#F1ECE6") +
  geom_ellipse(aes(x0 = 20, y0 = 32.4, a = 1, b = 0.2, angle = pi), fill = "#474A4F", color = "#F1ECE6") +
  geom_ellipse(aes(x0 = 24, y0 = 32.4, a = 1, b = 0.2, angle = pi), fill = "#4A494E", color = "#F1ECE6") +
  geom_ellipse(aes(x0 = 28, y0 = 32.4, a = 1, b = 0.2, angle = pi), fill = "#5B5C61", color = "#F1ECE6") +
  geom_ellipse(aes(x0 = 32, y0 = 32.4, a = 1, b = 0.2, angle = pi), fill = "#B5B6BB", color = "#F1ECE6") +
  geom_ellipse(aes(x0 = 36, y0 = 32.4, a = 1, b = 0.2, angle = pi), fill = "#D2D0D5", color = "#F1ECE6") +
  geom_ellipse(aes(x0 = 40, y0 = 32.4, a = 1, b = 0.2, angle = pi), fill = "#DAD8DB", color = "#F1ECE6") +
  geom_ellipse(aes(x0 = 44, y0 = 32.4, a = 1, b = 0.2, angle = pi), fill = "#D8D6D9", color = "#F1ECE6") +
  geom_ellipse(aes(x0 = 48, y0 = 32.4, a = 1, b = 0.2, angle = pi), fill = "#D0CED3", color = "#F1ECE6") +

  geom_ellipse(aes(x0 = 2,  y0 = 32.6, a = 1, b = 0.2, angle = pi), fill = "#74757A", color = "#F1ECE6") +
  geom_ellipse(aes(x0 = 6,  y0 = 32.6, a = 1, b = 0.2, angle = pi), fill = "#5A5B5F", color = "#F1ECE6") +
  geom_ellipse(aes(x0 = 10, y0 = 32.6, a = 1, b = 0.2, angle = pi), fill = "#4F4E53", color = "#F1ECE6") +
  geom_ellipse(aes(x0 = 14, y0 = 32.6, a = 1, b = 0.2, angle = pi), fill = "#4B464D", color = "#F1ECE6") +
  geom_ellipse(aes(x0 = 18, y0 = 32.6, a = 1, b = 0.2, angle = pi), fill = "#414143", color = "#F1ECE6") +
  geom_ellipse(aes(x0 = 22, y0 = 32.6, a = 1, b = 0.2, angle = pi), fill = "#474A4F", color = "#F1ECE6") +
  geom_ellipse(aes(x0 = 26, y0 = 32.6, a = 1, b = 0.2, angle = pi), fill = "#4A494E", color = "#F1ECE6") +
  geom_ellipse(aes(x0 = 30, y0 = 32.6, a = 1, b = 0.2, angle = pi), fill = "#5B5C61", color = "#F1ECE6") +
  geom_ellipse(aes(x0 = 34, y0 = 32.6, a = 1, b = 0.2, angle = pi), fill = "#B5B6BB", color = "#F1ECE6") +
  geom_ellipse(aes(x0 = 38, y0 = 32.6, a = 1, b = 0.2, angle = pi), fill = "#D2D0D5", color = "#F1ECE6") +
  geom_ellipse(aes(x0 = 42, y0 = 32.6, a = 1, b = 0.2, angle = pi), fill = "#DAD8DB", color = "#F1ECE6") +
  geom_ellipse(aes(x0 = 46, y0 = 32.6, a = 1, b = 0.2, angle = pi), fill = "#D8D6D9", color = "#F1ECE6") +

  geom_ellipse(aes(x0 = 0,  y0 = 33, a = 1, b = 0.2, angle = pi), fill = "#9D9CA2", color = "#F1ECE6") +
  geom_ellipse(aes(x0 = 4,  y0 = 33, a = 1, b = 0.2, angle = pi), fill = "#74757A", color = "#F1ECE6") +
  geom_ellipse(aes(x0 = 8,  y0 = 33, a = 1, b = 0.2, angle = pi), fill = "#5A5B5F", color = "#F1ECE6") +
  geom_ellipse(aes(x0 = 12, y0 = 33, a = 1, b = 0.2, angle = pi), fill = "#4F4E53", color = "#F1ECE6") +
  geom_ellipse(aes(x0 = 16, y0 = 33, a = 1, b = 0.2, angle = pi), fill = "#4B464D", color = "#F1ECE6") +
  geom_ellipse(aes(x0 = 20, y0 = 33, a = 1, b = 0.2, angle = pi), fill = "#414143", color = "#F1ECE6") +
  geom_ellipse(aes(x0 = 24, y0 = 33, a = 1, b = 0.2, angle = pi), fill = "#474A4F", color = "#F1ECE6") +
  geom_ellipse(aes(x0 = 28, y0 = 33, a = 1, b = 0.2, angle = pi), fill = "#4A494E", color = "#F1ECE6") +
  geom_ellipse(aes(x0 = 32, y0 = 33, a = 1, b = 0.2, angle = pi), fill = "#5B5C61", color = "#F1ECE6") +
  geom_ellipse(aes(x0 = 36, y0 = 33, a = 1, b = 0.2, angle = pi), fill = "#B5B6BB", color = "#F1ECE6") +
  geom_ellipse(aes(x0 = 40, y0 = 33, a = 1, b = 0.2, angle = pi), fill = "#D2D0D5", color = "#F1ECE6") +
  geom_ellipse(aes(x0 = 44, y0 = 33, a = 1, b = 0.2, angle = pi), fill = "#DAD8DB", color = "#F1ECE6") +
  geom_ellipse(aes(x0 = 48, y0 = 33, a = 1, b = 0.2, angle = pi), fill = "#D8D6D9", color = "#F1ECE6") +

  geom_ellipse(aes(x0 = 2,  y0 = 33.2, a = 1, b = 0.2, angle = pi), fill = "#9D9CA2", color = "#F1ECE6") +
  geom_ellipse(aes(x0 = 6,  y0 = 33.2, a = 1, b = 0.2, angle = pi), fill = "#74757A", color = "#F1ECE6") +
  geom_ellipse(aes(x0 = 10, y0 = 33.2, a = 1, b = 0.2, angle = pi), fill = "#5A5B5F", color = "#F1ECE6") +
  geom_ellipse(aes(x0 = 14, y0 = 33.2, a = 1, b = 0.2, angle = pi), fill = "#4F4E53", color = "#F1ECE6") +
  geom_ellipse(aes(x0 = 18, y0 = 33.2, a = 1, b = 0.2, angle = pi), fill = "#4B464D", color = "#F1ECE6") +
  geom_ellipse(aes(x0 = 22, y0 = 33.2, a = 1, b = 0.2, angle = pi), fill = "#414143", color = "#F1ECE6") +
  geom_ellipse(aes(x0 = 26, y0 = 33.2, a = 1, b = 0.2, angle = pi), fill = "#474A4F", color = "#F1ECE6") +
  geom_ellipse(aes(x0 = 30, y0 = 33.2, a = 1, b = 0.2, angle = pi), fill = "#4A494E", color = "#F1ECE6") +
  geom_ellipse(aes(x0 = 34, y0 = 33.2, a = 1, b = 0.2, angle = pi), fill = "#5B5C61", color = "#F1ECE6") +
  geom_ellipse(aes(x0 = 38, y0 = 33.2, a = 1, b = 0.2, angle = pi), fill = "#B5B6BB", color = "#F1ECE6") +
  geom_ellipse(aes(x0 = 42, y0 = 33.2, a = 1, b = 0.2, angle = pi), fill = "#D2D0D5", color = "#F1ECE6") +
  geom_ellipse(aes(x0 = 46, y0 = 33.2, a = 1, b = 0.2, angle = pi), fill = "#D8D6D9", color = "#F1ECE6") +

  geom_ellipse(aes(x0 = 0,  y0 = 33.8, a = 1, b = 0.3, angle = pi), fill = "#B1B4B9", color = "#F1ECE6") +
  geom_ellipse(aes(x0 = 4,  y0 = 33.8, a = 1, b = 0.3, angle = pi), fill = "#9D9CA2", color = "#F1ECE6") +
  geom_ellipse(aes(x0 = 8,  y0 = 33.8, a = 1, b = 0.3, angle = pi), fill = "#74757A", color = "#F1ECE6") +
  geom_ellipse(aes(x0 = 12, y0 = 33.8, a = 1, b = 0.3, angle = pi), fill = "#5A5B5F", color = "#F1ECE6") +
  geom_ellipse(aes(x0 = 16, y0 = 33.8, a = 1, b = 0.3, angle = pi), fill = "#4F4E53", color = "#F1ECE6") +
  geom_ellipse(aes(x0 = 20, y0 = 33.8, a = 1, b = 0.3, angle = pi), fill = "#4B464D", color = "#F1ECE6") +
  geom_ellipse(aes(x0 = 24, y0 = 33.8, a = 1, b = 0.3, angle = pi), fill = "#414143", color = "#F1ECE6") +
  geom_ellipse(aes(x0 = 28, y0 = 33.8, a = 1, b = 0.3, angle = pi), fill = "#474A4F", color = "#F1ECE6") +
  geom_ellipse(aes(x0 = 32, y0 = 33.8, a = 1, b = 0.3, angle = pi), fill = "#4A494E", color = "#F1ECE6") +
  geom_ellipse(aes(x0 = 36, y0 = 33.8, a = 1, b = 0.3, angle = pi), fill = "#5B5C61", color = "#F1ECE6") +
  geom_ellipse(aes(x0 = 40, y0 = 33.8, a = 1, b = 0.3, angle = pi), fill = "#B5B6BB", color = "#F1ECE6") +
  geom_ellipse(aes(x0 = 44, y0 = 33.8, a = 1, b = 0.3, angle = pi), fill = "#D2D0D5", color = "#F1ECE6") +
  geom_ellipse(aes(x0 = 48, y0 = 33.8, a = 1, b = 0.3, angle = pi), fill = "#D8D6D9", color = "#F1ECE6") +

  geom_ellipse(aes(x0 = 2,  y0 = 34.4, a = 1, b = 0.4, angle = pi), fill = "#B1B4B9", color = "#F1ECE6") +
  geom_ellipse(aes(x0 = 6,  y0 = 34.4, a = 1, b = 0.4, angle = pi), fill = "#9D9CA2", color = "#F1ECE6") +
  geom_ellipse(aes(x0 = 10, y0 = 34.4, a = 1, b = 0.4, angle = pi), fill = "#74757A", color = "#F1ECE6") +
  geom_ellipse(aes(x0 = 14, y0 = 34.4, a = 1, b = 0.4, angle = pi), fill = "#5A5B5F", color = "#F1ECE6") +
  geom_ellipse(aes(x0 = 18, y0 = 34.4, a = 1, b = 0.4, angle = pi), fill = "#4F4E53", color = "#F1ECE6") +
  geom_ellipse(aes(x0 = 22, y0 = 34.4, a = 1, b = 0.4, angle = pi), fill = "#4B464D", color = "#F1ECE6") +
  geom_ellipse(aes(x0 = 26, y0 = 34.4, a = 1, b = 0.4, angle = pi), fill = "#414143", color = "#F1ECE6") +
  geom_ellipse(aes(x0 = 30, y0 = 34.4, a = 1, b = 0.4, angle = pi), fill = "#474A4F", color = "#F1ECE6") +
  geom_ellipse(aes(x0 = 34, y0 = 34.4, a = 1, b = 0.4, angle = pi), fill = "#4A494E", color = "#F1ECE6") +
  geom_ellipse(aes(x0 = 38, y0 = 34.4, a = 1, b = 0.4, angle = pi), fill = "#5B5C61", color = "#F1ECE6") +
  geom_ellipse(aes(x0 = 42, y0 = 34.4, a = 1, b = 0.4, angle = pi), fill = "#B5B6BB", color = "#F1ECE6") +
  geom_ellipse(aes(x0 = 46, y0 = 34.4, a = 1, b = 0.4, angle = pi), fill = "#D2D0D5", color = "#F1ECE6") +

  geom_ellipse(aes(x0 = 0,  y0 = 35.2, a = 1, b = 0.5, angle = pi), fill = "#C2C2C4", color = "#F1ECE6") +
  geom_ellipse(aes(x0 = 4,  y0 = 35.2, a = 1, b = 0.5, angle = pi), fill = "#B1B4B9", color = "#F1ECE6") +
  geom_ellipse(aes(x0 = 8,  y0 = 35.2, a = 1, b = 0.5, angle = pi), fill = "#9D9CA2", color = "#F1ECE6") +
  geom_ellipse(aes(x0 = 12, y0 = 35.2, a = 1, b = 0.5, angle = pi), fill = "#74757A", color = "#F1ECE6") +
  geom_ellipse(aes(x0 = 16, y0 = 35.2, a = 1, b = 0.5, angle = pi), fill = "#5A5B5F", color = "#F1ECE6") +
  geom_ellipse(aes(x0 = 20, y0 = 35.2, a = 1, b = 0.5, angle = pi), fill = "#4F4E53", color = "#F1ECE6") +
  geom_ellipse(aes(x0 = 24, y0 = 35.2, a = 1, b = 0.5, angle = pi), fill = "#4B464D", color = "#F1ECE6") +
  geom_ellipse(aes(x0 = 28, y0 = 35.2, a = 1, b = 0.5, angle = pi), fill = "#414143", color = "#F1ECE6") +
  geom_ellipse(aes(x0 = 32, y0 = 35.2, a = 1, b = 0.5, angle = pi), fill = "#474A4F", color = "#F1ECE6") +
  geom_ellipse(aes(x0 = 36, y0 = 35.2, a = 1, b = 0.5, angle = pi), fill = "#4A494E", color = "#F1ECE6") +
  geom_ellipse(aes(x0 = 40, y0 = 35.2, a = 1, b = 0.5, angle = pi), fill = "#5B5C61", color = "#F1ECE6") +
  geom_ellipse(aes(x0 = 44, y0 = 35.2, a = 1, b = 0.5, angle = pi), fill = "#B5B6BB", color = "#F1ECE6") +
  geom_ellipse(aes(x0 = 48, y0 = 35.2, a = 1, b = 0.5, angle = pi), fill = "#D2D0D5", color = "#F1ECE6") +

  geom_ellipse(aes(x0 = 2,  y0 = 36.2, a = 1, b = 0.6, angle = pi), fill = "#C2C2C4", color = "#F1ECE6") +
  geom_ellipse(aes(x0 = 6,  y0 = 36.2, a = 1, b = 0.6, angle = pi), fill = "#B1B4B9", color = "#F1ECE6") +
  geom_ellipse(aes(x0 = 10, y0 = 36.2, a = 1, b = 0.6, angle = pi), fill = "#9D9CA2", color = "#F1ECE6") +
  geom_ellipse(aes(x0 = 14, y0 = 36.2, a = 1, b = 0.6, angle = pi), fill = "#74757A", color = "#F1ECE6") +
  geom_ellipse(aes(x0 = 18, y0 = 36.2, a = 1, b = 0.6, angle = pi), fill = "#5A5B5F", color = "#F1ECE6") +
  geom_ellipse(aes(x0 = 22, y0 = 36.2, a = 1, b = 0.6, angle = pi), fill = "#4F4E53", color = "#F1ECE6") +
  geom_ellipse(aes(x0 = 26, y0 = 36.2, a = 1, b = 0.6, angle = pi), fill = "#4B464D", color = "#F1ECE6") +
  geom_ellipse(aes(x0 = 30, y0 = 36.2, a = 1, b = 0.6, angle = pi), fill = "#414143", color = "#F1ECE6") +
  geom_ellipse(aes(x0 = 34, y0 = 36.2, a = 1, b = 0.6, angle = pi), fill = "#474A4F", color = "#F1ECE6") +
  geom_ellipse(aes(x0 = 38, y0 = 36.2, a = 1, b = 0.6, angle = pi), fill = "#4A494E", color = "#F1ECE6") +
  geom_ellipse(aes(x0 = 42, y0 = 36.2, a = 1, b = 0.6, angle = pi), fill = "#5B5C61", color = "#F1ECE6") +
  geom_ellipse(aes(x0 = 46, y0 = 36.2, a = 1, b = 0.6, angle = pi), fill = "#B5B6BB", color = "#F1ECE6") +

  geom_ellipse(aes(x0 = 0,  y0 = 37.4, a = 1, b = 0.7, angle = pi), fill = "#D3D1D2", color = "#F1ECE6") +
  geom_ellipse(aes(x0 = 4,  y0 = 37.4, a = 1, b = 0.7, angle = pi), fill = "#C2C2C4", color = "#F1ECE6") +
  geom_ellipse(aes(x0 = 8,  y0 = 37.4, a = 1, b = 0.7, angle = pi), fill = "#9D9CA2", color = "#F1ECE6") +
  geom_ellipse(aes(x0 = 12, y0 = 37.4, a = 1, b = 0.7, angle = pi), fill = "#74757A", color = "#F1ECE6") +
  geom_ellipse(aes(x0 = 16, y0 = 37.4, a = 1, b = 0.7, angle = pi), fill = "#5A5B5F", color = "#F1ECE6") +
  geom_ellipse(aes(x0 = 20, y0 = 37.4, a = 1, b = 0.7, angle = pi), fill = "#4F4E53", color = "#F1ECE6") +
  geom_ellipse(aes(x0 = 24, y0 = 37.4, a = 1, b = 0.7, angle = pi), fill = "#4B464D", color = "#F1ECE6") +
  geom_ellipse(aes(x0 = 28, y0 = 37.4, a = 1, b = 0.7, angle = pi), fill = "#414143", color = "#F1ECE6") +
  geom_ellipse(aes(x0 = 32, y0 = 37.4, a = 1, b = 0.7, angle = pi), fill = "#474A4F", color = "#F1ECE6") +
  geom_ellipse(aes(x0 = 36, y0 = 37.4, a = 1, b = 0.7, angle = pi), fill = "#4A494E", color = "#F1ECE6") +
  geom_ellipse(aes(x0 = 40, y0 = 37.4, a = 1, b = 0.7, angle = pi), fill = "#474A4F", color = "#F1ECE6") +
  geom_ellipse(aes(x0 = 44, y0 = 37.4, a = 1, b = 0.7, angle = pi), fill = "#5B5C61", color = "#F1ECE6") +
  geom_ellipse(aes(x0 = 48, y0 = 37.4, a = 1, b = 0.7, angle = pi), fill = "#B5B6BB", color = "#F1ECE6") +
  
  geom_ellipse(aes(x0 = 2,  y0 = 38.8, a = 1, b = 0.8, angle = pi), fill = "#D3D1D2", color = "#F1ECE6") +
  geom_ellipse(aes(x0 = 6,  y0 = 38.8, a = 1, b = 0.8, angle = pi), fill = "#C2C2C4", color = "#F1ECE6") +
  geom_ellipse(aes(x0 = 10, y0 = 38.8, a = 1, b = 0.8, angle = pi), fill = "#9D9CA2", color = "#F1ECE6") +
  geom_ellipse(aes(x0 = 14, y0 = 38.8, a = 1, b = 0.8, angle = pi), fill = "#74757A", color = "#F1ECE6") +
  geom_ellipse(aes(x0 = 18, y0 = 38.8, a = 1, b = 0.8, angle = pi), fill = "#5A5B5F", color = "#F1ECE6") +
  geom_ellipse(aes(x0 = 22, y0 = 38.8, a = 1, b = 0.8, angle = pi), fill = "#4F4E53", color = "#F1ECE6") +
  geom_ellipse(aes(x0 = 26, y0 = 38.8, a = 1, b = 0.8, angle = pi), fill = "#4B464D", color = "#F1ECE6") +
  geom_ellipse(aes(x0 = 30, y0 = 38.8, a = 1, b = 0.8, angle = pi), fill = "#414143", color = "#F1ECE6") +
  geom_ellipse(aes(x0 = 34, y0 = 38.8, a = 1, b = 0.8, angle = pi), fill = "#474A4F", color = "#F1ECE6") +
  geom_ellipse(aes(x0 = 38, y0 = 38.8, a = 1, b = 0.8, angle = pi), fill = "#4A494E", color = "#F1ECE6") +
  geom_ellipse(aes(x0 = 42, y0 = 38.8, a = 1, b = 0.8, angle = pi), fill = "#474A4F", color = "#F1ECE6") +
  geom_ellipse(aes(x0 = 46, y0 = 38.8, a = 1, b = 0.8, angle = pi), fill = "#5B5C61", color = "#F1ECE6") +

  geom_ellipse(aes(x0 = 0,  y0 = 40.6, a = 1, b = 0.9, angle = pi), fill = "#D9D8D6", color = "#F1ECE6") +
  geom_ellipse(aes(x0 = 4,  y0 = 40.6, a = 1, b = 0.9, angle = pi), fill = "#D3D1D2", color = "#F1ECE6") +
  geom_ellipse(aes(x0 = 8,  y0 = 40.6, a = 1, b = 0.9, angle = pi), fill = "#C2C2C4", color = "#F1ECE6") +
  geom_ellipse(aes(x0 = 12, y0 = 40.6, a = 1, b = 0.9, angle = pi), fill = "#9D9CA2", color = "#F1ECE6") +
  geom_ellipse(aes(x0 = 16, y0 = 40.6, a = 1, b = 0.9, angle = pi), fill = "#74757A", color = "#F1ECE6") +
  geom_ellipse(aes(x0 = 20, y0 = 40.6, a = 1, b = 0.9, angle = pi), fill = "#5A5B5F", color = "#F1ECE6") +
  geom_ellipse(aes(x0 = 24, y0 = 40.6, a = 1, b = 0.9, angle = pi), fill = "#4F4E53", color = "#F1ECE6") +
  geom_ellipse(aes(x0 = 28, y0 = 40.6, a = 1, b = 0.9, angle = pi), fill = "#4B464D", color = "#F1ECE6") +
  geom_ellipse(aes(x0 = 32, y0 = 40.6, a = 1, b = 0.9, angle = pi), fill = "#414143", color = "#F1ECE6") +
  geom_ellipse(aes(x0 = 36, y0 = 40.6, a = 1, b = 0.9, angle = pi), fill = "#474A4F", color = "#F1ECE6") +
  geom_ellipse(aes(x0 = 40, y0 = 40.6, a = 1, b = 0.9, angle = pi), fill = "#4A494E", color = "#F1ECE6") +
  geom_ellipse(aes(x0 = 44, y0 = 40.6, a = 1, b = 0.9, angle = pi), fill = "#474A4F", color = "#F1ECE6") +
  geom_ellipse(aes(x0 = 48, y0 = 40.6, a = 1, b = 0.9, angle = pi), fill = "#5B5C61", color = "#F1ECE6") +

  geom_ellipse(aes(x0 = 2,  y0 = 42.6, a = 1, b = 1, angle = pi), fill = "#D9D8D6", color = "#F1ECE6") +
  geom_ellipse(aes(x0 = 6,  y0 = 42.6, a = 1, b = 1, angle = pi), fill = "#D3D1D2", color = "#F1ECE6") +
  geom_ellipse(aes(x0 = 10, y0 = 42.6, a = 1, b = 1, angle = pi), fill = "#C2C2C4", color = "#F1ECE6") +
  geom_ellipse(aes(x0 = 14, y0 = 42.6, a = 1, b = 1, angle = pi), fill = "#9D9CA2", color = "#F1ECE6") +
  geom_ellipse(aes(x0 = 18, y0 = 42.6, a = 1, b = 1, angle = pi), fill = "#74757A", color = "#F1ECE6") +
  geom_ellipse(aes(x0 = 22, y0 = 42.6, a = 1, b = 1, angle = pi), fill = "#5A5B5F", color = "#F1ECE6") +
  geom_ellipse(aes(x0 = 26, y0 = 42.6, a = 1, b = 1, angle = pi), fill = "#4F4E53", color = "#F1ECE6") +
  geom_ellipse(aes(x0 = 30, y0 = 42.6, a = 1, b = 1, angle = pi), fill = "#4B464D", color = "#F1ECE6") +
  geom_ellipse(aes(x0 = 34, y0 = 42.6, a = 1, b = 1, angle = pi), fill = "#414143", color = "#F1ECE6") +
  geom_ellipse(aes(x0 = 38, y0 = 42.6, a = 1, b = 1, angle = pi), fill = "#474A4F", color = "#F1ECE6") +
  geom_ellipse(aes(x0 = 42, y0 = 42.6, a = 1, b = 1, angle = pi), fill = "#4A494E", color = "#F1ECE6") +
  geom_ellipse(aes(x0 = 46, y0 = 42.6, a = 1, b = 1, angle = pi), fill = "#474A4F", color = "#F1ECE6") +

  geom_ellipse(aes(x0 = 0,  y0 = 44.6, a = 1, b = 1, angle = pi), fill = "#E3DFDC", color = "#F1ECE6") +
  geom_ellipse(aes(x0 = 4,  y0 = 44.6, a = 1, b = 1, angle = pi), fill = "#D9D8D6", color = "#F1ECE6") +
  geom_ellipse(aes(x0 = 8,  y0 = 44.6, a = 1, b = 1, angle = pi), fill = "#D3D1D2", color = "#F1ECE6") +
  geom_ellipse(aes(x0 = 12, y0 = 44.6, a = 1, b = 1, angle = pi), fill = "#C2C2C4", color = "#F1ECE6") +
  geom_ellipse(aes(x0 = 16, y0 = 44.6, a = 1, b = 1, angle = pi), fill = "#9D9CA2", color = "#F1ECE6") +
  geom_ellipse(aes(x0 = 20, y0 = 44.6, a = 1, b = 1, angle = pi), fill = "#74757A", color = "#F1ECE6") +
  geom_ellipse(aes(x0 = 24, y0 = 44.6, a = 1, b = 1, angle = pi), fill = "#5A5B5F", color = "#F1ECE6") +
  geom_ellipse(aes(x0 = 28, y0 = 44.6, a = 1, b = 1, angle = pi), fill = "#4F4E53", color = "#F1ECE6") +
  geom_ellipse(aes(x0 = 32, y0 = 44.6, a = 1, b = 1, angle = pi), fill = "#4B464D", color = "#F1ECE6") +
  geom_ellipse(aes(x0 = 36, y0 = 44.6, a = 1, b = 1, angle = pi), fill = "#414143", color = "#F1ECE6") +
  geom_ellipse(aes(x0 = 40, y0 = 44.6, a = 1, b = 1, angle = pi), fill = "#474A4F", color = "#F1ECE6") +
  geom_ellipse(aes(x0 = 44, y0 = 44.6, a = 1, b = 1, angle = pi), fill = "#4A494E", color = "#F1ECE6") +
  geom_ellipse(aes(x0 = 48, y0 = 44.6, a = 1, b = 1, angle = pi), fill = "#474A4F", color = "#F1ECE6") +
  
  theme_void() +
  theme(
    plot.background = element_rect(fill = "#F1ECE9", color = "#F1ECE9"),
    plot.margin = margin(c(0,0,0,0), unit="cm")
  ) +
  coord_fixed()